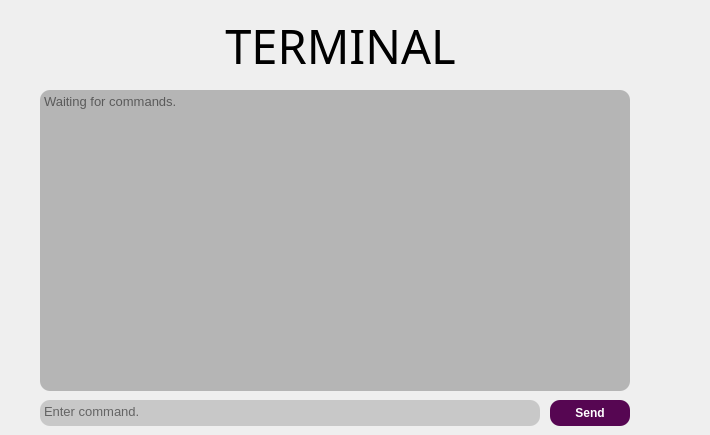
    <widget class="QWidget" name="page_term">
     <widget class="QLabel" name="text_term_title">
      <property name="geometry">
       <rect>
        <x>-10</x>
        <y>10</y>
        <width>701</width>
        <height>70</height>
       </rect>
      </property>
      <property name="font">
       <font>
        <family>Bahnschrift SemiBold Condensed</family>
        <pointsize>35</pointsize>
       </font>
      </property>
      <property name="styleSheet">
       <string notr="true">background-color: rgba(255, 255, 255, 0);</string>
      </property>
      <property name="text">
       <string>TERMINAL</string>
      </property>
      <property name="alignment">
       <set>Qt::AlignCenter</set>
      </property>
     </widget>
     <widget class="QTextBrowser" name="text_term_show">
      <property name="geometry">
       <rect>
        <x>40</x>
        <y>90</y>
        <width>590</width>
        <height>301</height>
       </rect>
      </property>
      <property name="font">
       <font>
        <pointsize>10</pointsize>
       </font>
      </property>
      <property name="styleSheet">
       <string notr="true">background-color: rgb(181, 181, 181);
border-radius: 10px;</string>
      </property>
      <property name="inputMethodHints">
       <set>Qt::ImhLowercaseOnly|Qt::ImhMultiLine</set>
      </property>
      <property name="verticalScrollBarPolicy">
       <enum>Qt::ScrollBarAsNeeded</enum>
      </property>
      <property name="horizontalScrollBarPolicy">
       <enum>Qt::ScrollBarAlwaysOff</enum>
      </property>
      <property name="acceptRichText">
       <bool>false</bool>
      </property>
      <property name="placeholderText">
       <string>Waiting for commands.</string>
      </property>
     </widget>
     <widget class="QPushButton" name="btn_term_send">
      <property name="geometry">
       <rect>
        <x>550</x>
        <y>400</y>
        <width>80</width>
        <height>26</height>
       </rect>
      </property>
      <property name="font">
       <font>
        <family>Segoe UI</family>
        <weight>75</weight>
        <bold>true</bold>
        <kerning>false</kerning>
       </font>
      </property>
      <property name="styleSheet">
       <string notr="true">QPushButton {
	border-radius: 10px;
	color: rgb(255, 255, 255);
	background-color:			rgb(86,6,82);
}
QPushButton:hover {	
	background-color: 			   rgb(65, 4, 62);
}
</string>
      </property>
      <property name="text">
       <string>Send</string>
      </property>
      <property name="checkable">
       <bool>true</bool>
      </property>
     </widget>
     <widget class="QTextBrowser" name="text_term_send">
      <property name="geometry">
       <rect>
        <x>40</x>
        <y>400</y>
        <width>500</width>
        <height>26</height>
       </rect>
      </property>
      <property name="font">
       <font>
        <pointsize>10</pointsize>
       </font>
      </property>
      <property name="styleSheet">
       <string notr="true">background-color: rgb(200,200,200);
border-radius: 10px;</string>
      </property>
      <property name="inputMethodHints">
       <set>Qt::ImhLowercaseOnly</set>
      </property>
      <property name="frameShape">
       <enum>QFrame::NoFrame</enum>
      </property>
      <property name="frameShadow">
       <enum>QFrame::Plain</enum>
      </property>
      <property name="lineWidth">
       <number>0</number>
      </property>
      <property name="midLineWidth">
       <number>0</number>
      </property>
      <property name="verticalScrollBarPolicy">
       <enum>Qt::ScrollBarAlwaysOff</enum>
      </property>
      <property name="horizontalScrollBarPolicy">
       <enum>Qt::ScrollBarAlwaysOff</enum>
      </property>
      <property name="undoRedoEnabled">
       <bool>false</bool>
      </property>
      <property name="readOnly">
       <bool>false</bool>
      </property>
      <property name="html">
       <string>&lt;!DOCTYPE HTML PUBLIC &quot;-//W3C//DTD HTML 4.0//EN&quot; &quot;http://www.w3.org/TR/REC-html40/strict.dtd&quot;&gt;
&lt;html&gt;&lt;head&gt;&lt;meta name=&quot;qrichtext&quot; content=&quot;1&quot; /&gt;&lt;style type=&quot;text/css&quot;&gt;
p, li { white-space: pre-wrap; }
&lt;/style&gt;&lt;/head&gt;&lt;body style=&quot; font-family:'MS Shell Dlg 2'; font-size:10pt; font-weight:400; font-style:normal;&quot;&gt;
&lt;p style=&quot;-qt-paragraph-type:empty; margin-top:0px; margin-bottom:0px; margin-left:0px; margin-right:0px; -qt-block-indent:0; text-indent:0px;&quot;&gt;&lt;br /&gt;&lt;/p&gt;&lt;/body&gt;&lt;/html&gt;</string>
      </property>
      <property name="acceptRichText">
       <bool>false</bool>
      </property>
      <property name="placeholderText">
       <string>Enter command.</string>
      </property>
     </widget>
    </widget>
